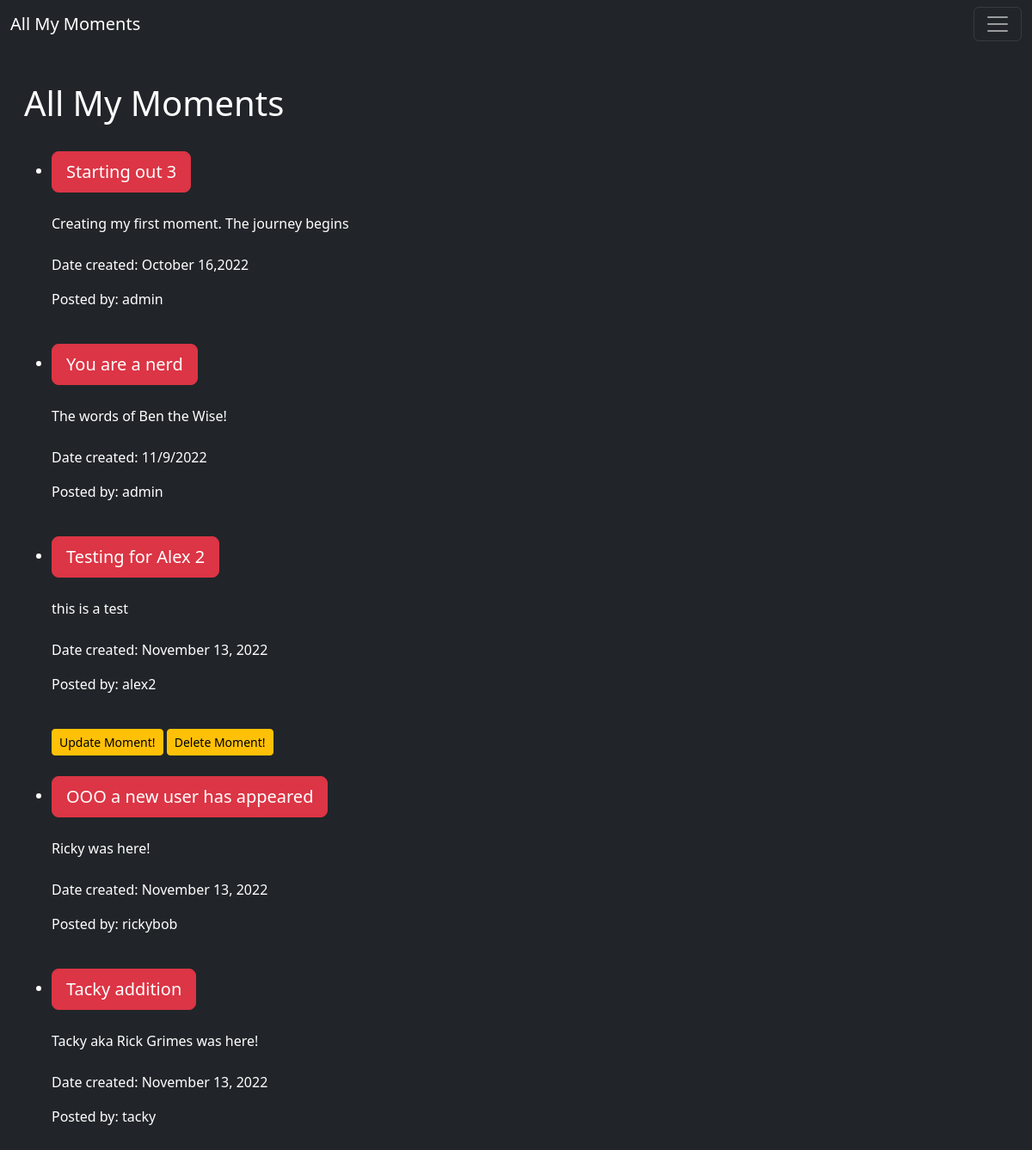
/ (signed in), run on the app's committed database.
### ActualProject/models.py (models this page shows, shortened)
class MomentsToDocument(models.Model):
	title_Of_Moment = models.CharField(max_length = 255)
	created_by = models.ForeignKey(User,on_delete=models.CASCADE)
	date_Of_Moment = models.CharField(max_length = 255)
	body_Text_Of_Moment = models.TextField()

### ActualProject/views.py (the view)
# urls.py: path('', homepage.as_view(), name ="home"),
class homepage(ListView):
	model = MomentsToDocument
	template_name = 'home.html'

### ActualProject/templates/home.html (shortened to what this page needs)
{% extends 'base.html' %}
{% block content %}
<br/>
<h1> All My Moments </h1>
<br/>
<ul>
{% for x in object_list %}
	<li> <large> <a href="{% url 'moment-information' x.pk %}" class ="btn btn-danger btn-lg"> {{x.title_Of_Moment}} </a> </large> <br/> <br/>
	{{x.body_Text_Of_Moment}}<br/><br/>
	<p> Date created: {{x.date_Of_Moment}} <p>
	<p> Posted by: {{x.created_by}} </p>
	<br/>
	{% if user.is_authenticated  %}
		{% if user.id == 1 or user.id == x.created_by.id %}
			<a href="{% url 'update_moment' x.pk %}" class ="btn btn-warning btn-sm"> Update Moment! </a>  <a href="{% url 'delete_moment' x.pk %}" class ="btn btn-warning btn-sm">    Delete Moment! </a>
			<br/><br/>
			{% endif %}
		{% endif %}
	</li>
{% endfor %}
<br/><br/><br/><br/><br/><br/><br/><br/><br/><br/><br/><br/>
</ul>
{% endblock %}

### data on the page
MomentsToDocument: title_Of_Moment "Starting out 3", body_Text_Of_Moment "Creating my first moment. The journey begins", date_Of_Moment "October 16,2022", created_by "admin"
MomentsToDocument: title_Of_Moment "You are a nerd", body_Text_Of_Moment "The words of Ben the Wise!", date_Of_Moment "11/9/2022", created_by "admin"
MomentsToDocument: title_Of_Moment "Testing for Alex 2", body_Text_Of_Moment "this is a test", date_Of_Moment "November 13, 2022", created_by "alex2", shows "Update Moment!"
MomentsToDocument: title_Of_Moment "OOO a new user has appeared", body_Text_Of_Moment "Ricky was here!", date_Of_Moment "November 13, 2022", created_by "rickybob"
MomentsToDocument: title_Of_Moment "Tacky addition", body_Text_Of_Moment "Tacky aka Rick Grimes was here!", date_Of_Moment "November 13, 2022", created_by "tacky"
